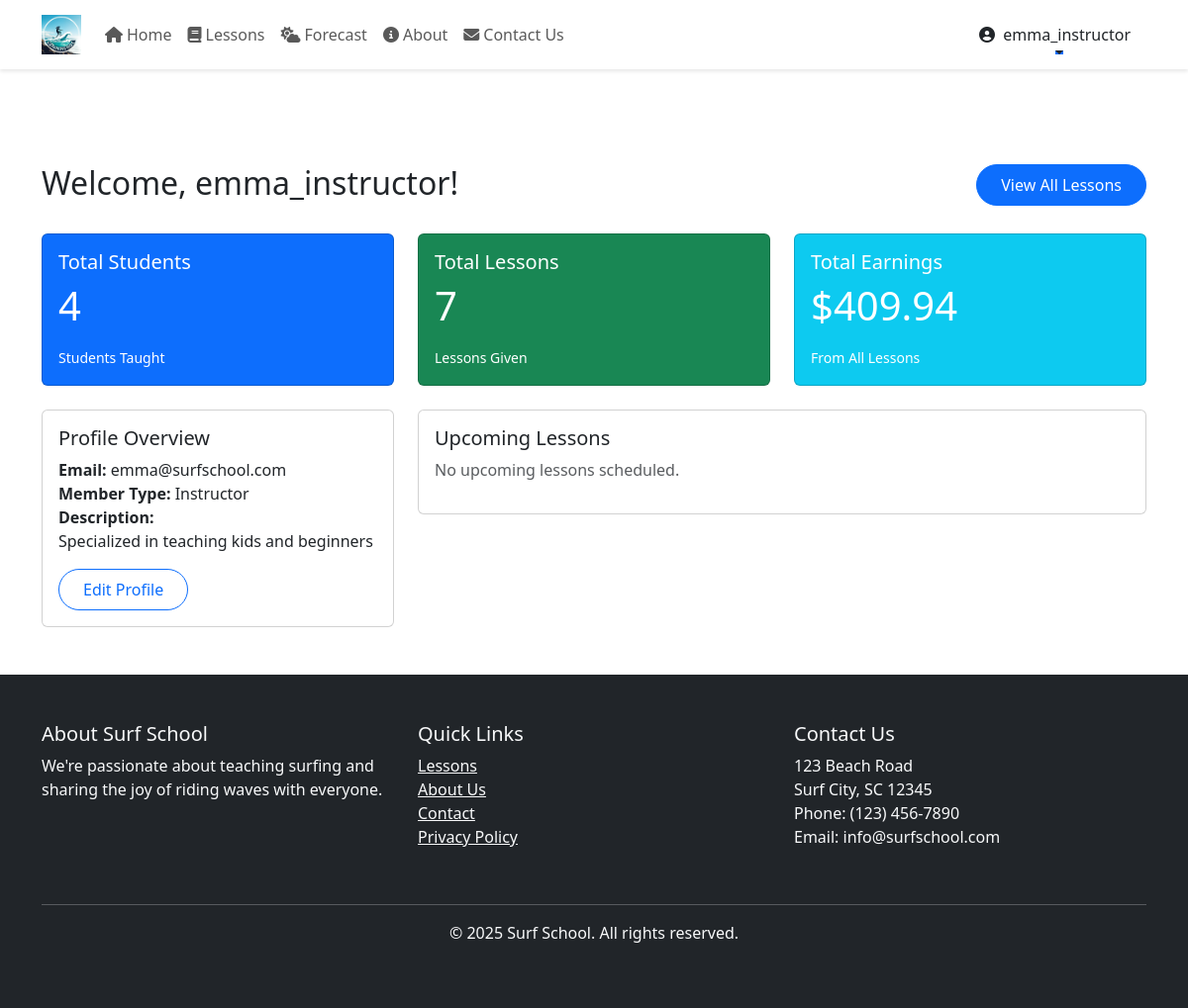
/instructor/dashboard.php (signed in), run on the app's committed database.
### tables this page shows
CREATE TABLE IF NOT EXISTS `users` (
  `id` int NOT NULL AUTO_INCREMENT,
  `username` varchar(50) NOT NULL,
  `password` varchar(255) NOT NULL,
  `email` varchar(100) NOT NULL,
  `user_type` enum('admin','instructor','student') NOT NULL,
  `profile_image` varchar(255) DEFAULT NULL,
  `profile_description` text,
  `created_at` timestamp NULL DEFAULT CURRENT_TIMESTAMP,
  PRIMARY KEY (`id`),
  UNIQUE KEY `username` (`username`),
  KEY `email_index` (`email`)
);

### instructor/dashboard.php (the view, shortened to what this page needs)
<?php
include '../includes/header.php';
include '../includes/navbar.php';
include '../config/database.php';
$stmt = $pdo->prepare("SELECT * FROM users WHERE id = ?");
$stmt->execute([$_SESSION['user_id']]);
$instructor = $stmt->fetch();
$stmt = $pdo->prepare("
    SELECT b.*, u.username, u.email, u.profile_image, l.title as lesson_title, l.price
    FROM bookings b
    JOIN users u ON b.user_id = u.id
    JOIN lessons l ON b.lesson_id = l.id
    WHERE b.booking_date >= CURDATE()
    ORDER BY b.booking_date ASC, b.booking_time ASC
    LIMIT 5
");
$stmt->execute();
$upcoming_lessons = $stmt->fetchAll();
$stats = [
    'total_students' => $pdo->query("SELECT COUNT(DISTINCT user_id) FROM bookings")->fetchColumn(),
    'total_lessons' => $pdo->query("SELECT COUNT(*) FROM bookings")->fetchColumn(),
    'total_earnings' => $pdo->query("SELECT SUM(price) FROM bookings b JOIN lessons l ON b.lesson_id = l.id")->fetchColumn()
];
?>
<div class="container mt-5 pt-5">
    <div class="row mb-4">
        <div class="col-md-8">
            <h2>Welcome, <?php echo htmlspecialchars($instructor['username']); ?>!</h2>
        </div>
        <div class="col-md-4 text-md-end">
            <a href="my-lessons.php" class="btn btn-primary">View All Lessons</a>
        </div>
    </div>
    <div class="row g-4">
        <div class="col-md-4">
            <div class="card bg-primary text-white">
                <div class="card-body">
                    <h5 class="card-title">Total Students</h5>
                    <p class="card-text display-6"><?php echo $stats['total_students']; ?></p>
                    <small>Students Taught</small>
                </div>
            </div>
        </div>
        <div class="col-md-4">
            <div class="card bg-success text-white">
                <div class="card-body">
                    <h5 class="card-title">Total Lessons</h5>
                    <p class="card-text display-6"><?php echo $stats['total_lessons']; ?></p>
                    <small>Lessons Given</small>
                </div>
            </div>
        </div>
        <div class="col-md-4">
            <div class="card bg-info text-white">
                <div class="card-body">
                    <h5 class="card-title">Total Earnings</h5>
                    <p class="card-text display-6">$<?php echo number_format($stats['total_earnings'] ?? 0, 2); ?></p>
                    <small>From All Lessons</small>
                </div>
            </div>
        </div>
    </div>
    <div class="row mt-4">
        <div class="col-md-4">
            <div class="card">
                <div class="card-body">
                    <h5 class="card-title">Profile Overview</h5>
                    <p class="card-text">
                        <strong>Email:</strong> <?php echo htmlspecialchars($instructor['email']); ?><br>
                        <strong>Member Type:</strong> <?php echo ucfirst(htmlspecialchars($instructor['user_type'])); ?><br>
                        <strong>Description:</strong><br>
                        <?php echo nl2br(htmlspecialchars($instructor['profile_description'] ?? 'No description available')); ?>
                    </p>
                    <a href="profile.php" class="btn btn-outline-primary">Edit Profile</a>
                </div>
            </div>
        </div>
        <div class="col-md-8">
            <div class="card">
                <div class="card-body">
                    <h5 class="card-title">Upcoming Lessons</h5>
                    <?php if (empty($upcoming_lessons)): ?>
                        <p class="text-muted">No upcoming lessons scheduled.</p>
                    <?php endif; ?>
                </div>
            </div>
        </div>
    </div>
</div>
<?php include '../includes/footer.php'; ?>

### includes/header.php (style rules this page uses)
:root { --navbar-height: 70px; }
body { padding-top: var(--navbar-height); }

### includes/navbar.php (style rules this page uses)
.btn { border-radius: 50px; padding: 0.5rem 1.5rem; transition: all 0.3s ease; }

### data on the page
users: username "emma_instructor", email "emma@surfschool.com", user_type "Instructor", profile_description "Specialized in teaching kids and beginners"

### other printed values
$_SESSION['username'] "emma_instructor"
$stats['total_students'] "4"
$stats['total_lessons'] "7"
$stats['total_earnings'] "409.94"
